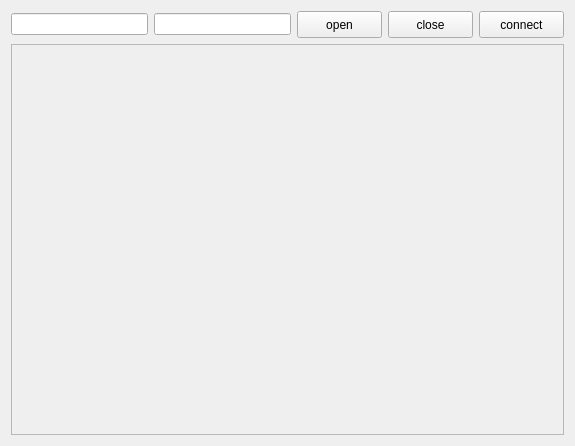
<?xml version="1.0" encoding="UTF-8"?>
<ui version="4.0">
 <class>Widget</class>
 <widget class="QWidget" name="Widget">
  <property name="geometry">
   <rect>
    <x>0</x>
    <y>0</y>
    <width>575</width>
    <height>442</height>
   </rect>
  </property>
  <property name="windowTitle">
   <string>Widget</string>
  </property>
  <layout class="QGridLayout" name="gridLayout">
   <item row="0" column="0">
    <widget class="QLineEdit" name="lineEdit_classroom">
     <property name="text">
      <string/>
     </property>
    </widget>
   </item>
   <item row="0" column="1">
    <widget class="QLineEdit" name="lineEdit_people"/>
   </item>
   <item row="0" column="2">
    <widget class="QPushButton" name="pushButton_open">
     <property name="minimumSize">
      <size>
       <width>85</width>
       <height>27</height>
      </size>
     </property>
     <property name="text">
      <string>open</string>
     </property>
    </widget>
   </item>
   <item row="0" column="3">
    <widget class="QPushButton" name="pushButton_close">
     <property name="minimumSize">
      <size>
       <width>85</width>
       <height>27</height>
      </size>
     </property>
     <property name="text">
      <string>close</string>
     </property>
    </widget>
   </item>
   <item row="0" column="4">
    <widget class="QPushButton" name="pushButton_connect">
     <property name="minimumSize">
      <size>
       <width>85</width>
       <height>27</height>
      </size>
     </property>
     <property name="text">
      <string>connect</string>
     </property>
    </widget>
   </item>
   <item row="1" column="0" colspan="5">
    <widget class="ImageFrame" name="frame">
     <property name="minimumSize">
      <size>
       <width>0</width>
       <height>391</height>
      </size>
     </property>
     <property name="frameShape">
      <enum>QFrame::StyledPanel</enum>
     </property>
     <property name="frameShadow">
      <enum>QFrame::Raised</enum>
     </property>
    </widget>
   </item>
  </layout>
 </widget>
 <layoutdefault spacing="6" margin="11"/>
 <customwidgets>
  <customwidget>
   <class>ImageFrame</class>
   <extends>QFrame</extends>
   <header location="global">image_frame.h</header>
   <container>1</container>
  </customwidget>
 </customwidgets>
 <resources/>
 <connections/>
</ui>
